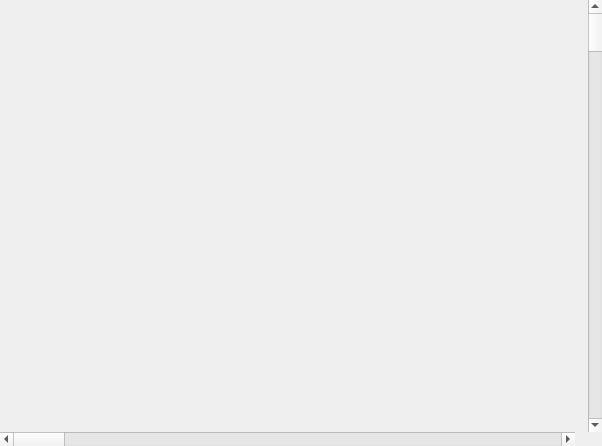
<?xml version="1.0" encoding="UTF-8"?>
<ui version="4.0">
 <class>GV_GraphicsViewQtWidget</class>
 <widget class="QWidget" name="GV_GraphicsViewQtWidget">
  <property name="geometry">
   <rect>
    <x>0</x>
    <y>0</y>
    <width>602</width>
    <height>446</height>
   </rect>
  </property>
  <property name="windowTitle">
   <string>Form</string>
  </property>
  <layout class="QGridLayout" name="gridLayout">
   <property name="margin">
    <number>0</number>
   </property>
   <property name="spacing">
    <number>0</number>
   </property>
   <item row="0" column="0">
    <widget class="QFrame" name="cornerFrame">
     <property name="sizePolicy">
      <sizepolicy hsizetype="Minimum" vsizetype="Minimum">
       <horstretch>0</horstretch>
       <verstretch>0</verstretch>
      </sizepolicy>
     </property>
     <property name="palette">
      <palette>
       <active>
        <colorrole role="Base">
         <brush brushstyle="SolidPattern">
          <color alpha="255">
           <red>255</red>
           <green>255</green>
           <blue>255</blue>
          </color>
         </brush>
        </colorrole>
        <colorrole role="Window">
         <brush brushstyle="SolidPattern">
          <color alpha="255">
           <red>199</red>
           <green>199</green>
           <blue>199</blue>
          </color>
         </brush>
        </colorrole>
       </active>
       <inactive>
        <colorrole role="Base">
         <brush brushstyle="SolidPattern">
          <color alpha="255">
           <red>255</red>
           <green>255</green>
           <blue>255</blue>
          </color>
         </brush>
        </colorrole>
        <colorrole role="Window">
         <brush brushstyle="SolidPattern">
          <color alpha="255">
           <red>199</red>
           <green>199</green>
           <blue>199</blue>
          </color>
         </brush>
        </colorrole>
       </inactive>
       <disabled>
        <colorrole role="Base">
         <brush brushstyle="SolidPattern">
          <color alpha="255">
           <red>199</red>
           <green>199</green>
           <blue>199</blue>
          </color>
         </brush>
        </colorrole>
        <colorrole role="Window">
         <brush brushstyle="SolidPattern">
          <color alpha="255">
           <red>199</red>
           <green>199</green>
           <blue>199</blue>
          </color>
         </brush>
        </colorrole>
       </disabled>
      </palette>
     </property>
     <property name="autoFillBackground">
      <bool>true</bool>
     </property>
     <property name="frameShape">
      <enum>QFrame::Panel</enum>
     </property>
     <property name="frameShadow">
      <enum>QFrame::Sunken</enum>
     </property>
    </widget>
   </item>
   <item row="0" column="1">
    <widget class="RRulerQt" name="HorizontalRuler">
     <property name="sizePolicy">
      <sizepolicy hsizetype="Expanding" vsizetype="Minimum">
       <horstretch>0</horstretch>
       <verstretch>0</verstretch>
      </sizepolicy>
     </property>
     <property name="sizeIncrement">
      <size>
       <width>0</width>
       <height>0</height>
      </size>
     </property>
     <property name="orientation" stdset="0">
      <number>1</number>
     </property>
    </widget>
   </item>
   <item row="0" column="2" rowspan="2">
    <widget class="QScrollBar" name="VerticalScrollBar">
     <property name="orientation">
      <enum>Qt::Vertical</enum>
     </property>
    </widget>
   </item>
   <item row="1" column="0">
    <widget class="RRulerQt" name="VerticalRuler">
     <property name="sizePolicy">
      <sizepolicy hsizetype="Minimum" vsizetype="Expanding">
       <horstretch>0</horstretch>
       <verstretch>0</verstretch>
      </sizepolicy>
     </property>
     <property name="orientation" stdset="0">
      <number>2</number>
     </property>
    </widget>
   </item>
   <item row="1" column="1">
    <widget class="RGraphicsViewQt" name="GraphicsView" native="true">
     <property name="sizePolicy">
      <sizepolicy hsizetype="Expanding" vsizetype="Expanding">
       <horstretch>0</horstretch>
       <verstretch>0</verstretch>
      </sizepolicy>
     </property>
     <property name="acceptDrops">
      <bool>true</bool>
     </property>
    </widget>
   </item>
   <item row="2" column="0" colspan="3">
    <layout class="QHBoxLayout" name="horizontalLayout_2">
     <property name="spacing">
      <number>20</number>
     </property>
     <item>
      <widget class="QScrollBar" name="HorizontalScrollBar_2">
       <property name="sizePolicy">
        <sizepolicy hsizetype="Expanding" vsizetype="Fixed">
         <horstretch>0</horstretch>
         <verstretch>0</verstretch>
        </sizepolicy>
       </property>
       <property name="orientation">
        <enum>Qt::Horizontal</enum>
       </property>
      </widget>
     </item>
     <item>
      <widget class="QLabel" name="InfoLabel_2">
       <property name="text">
        <string/>
       </property>
       <property name="alignment">
        <set>Qt::AlignRight|Qt::AlignTrailing|Qt::AlignVCenter</set>
       </property>
      </widget>
     </item>
    </layout>
   </item>
  </layout>
 </widget>
 <customwidgets>
  <customwidget>
   <class>RRulerQt</class>
   <extends>QFrame</extends>
   <header>RRulerQt.h</header>
   <container>1</container>
  </customwidget>
  <customwidget>
   <class>RGraphicsViewQt</class>
   <extends>QWidget</extends>
   <header>RGraphicsViewQt.h</header>
  </customwidget>
 </customwidgets>
 <resources/>
 <connections/>
</ui>
